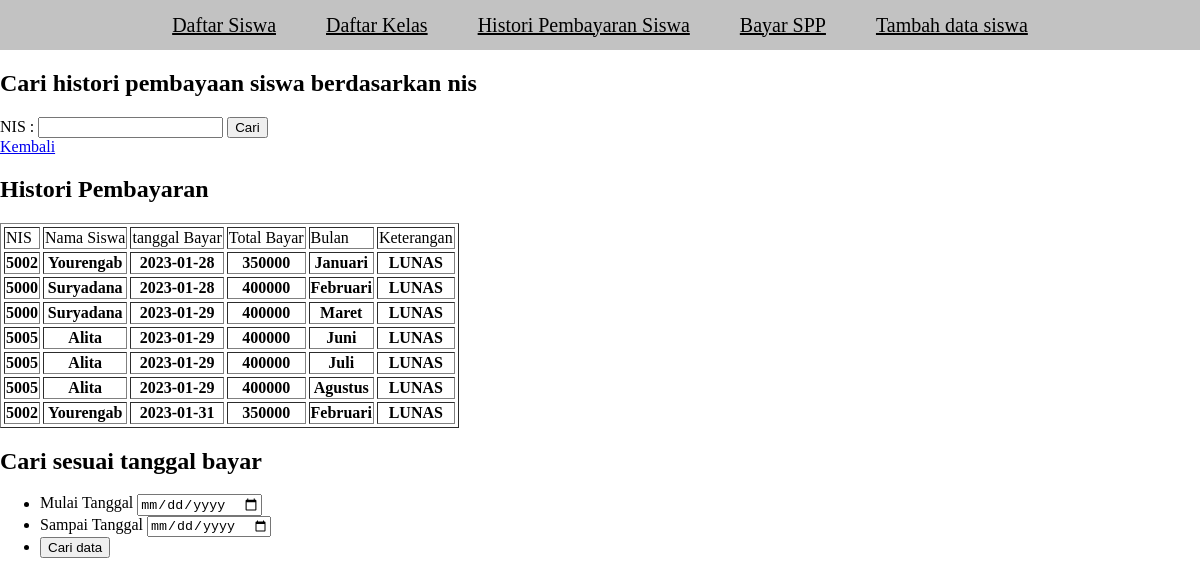
The page /histori.php on the database its author committed.
### tables this page shows
CREATE TABLE `tb_spp` (
  `id_spp` int(4) NOT NULL,
  `nis` int(4) NOT NULL,
  `nama` varchar(50) NOT NULL,
  `kelas` varchar(4) NOT NULL,
  `tgl_bayar` date NOT NULL,
  `bulan` varchar(10) NOT NULL,
  `total_bayar` double NOT NULL,
  `keterangan` varchar(10) NOT NULL
);

### functions.php (called while the page is built, shortened)
<?php
$conn = mysqli_connect("localhost", 'root', "", 'db_spp');
function query($query)
{
    global $conn;
    $result = mysqli_query($conn, $query);
    $rows = [];
    while ($row = mysqli_fetch_assoc($result)) {
        $rows[] = $row;
    }
    return $rows;
}

### histori.php (the view, shortened to what this page needs)
<?php
require 'functions.php';
$dataSpp = query("SELECT * FROM tb_spp");
?>
<!DOCTYPE html>
<html lang="en">
<head>
</head>
<body>
<nav>
  <a href="index.php">Daftar Siswa</a>
  <a href="kelas.php">Daftar Kelas</a>
  <a href="histori.php">Histori Pembayaran Siswa</a>
  <a href="bayar.php">Bayar SPP</a>
  <a href="tambahsiswa.php">Tambah data siswa</a>
</nav>
    <h2>Cari histori pembayaan siswa berdasarkan nis</H2>
    <form method="post">
        <label for='nis'>NIS :</label>
        <input type='text' id='nis' name="keyword">
        <button type="submit" name="cariData">Cari</button>
    </form>
    <a href="index.php">Kembali</a>
<h2>Histori Pembayaran</h2>
<table border="1" cellspacing="3">
    <tr>
      <td>NIS</td>
      <td>Nama Siswa</td>
      <td>tanggal Bayar</td>
      <td>Total Bayar</td>
      <td>Bulan</td>
      <td>Keterangan</td>
    </tr>
  <?php foreach(  $dataSpp as $spp ) : ?>
    <tr>
      <th><?= $spp['nis']; ?></th>
      <th><?= $spp['nama']; ?></th>
      <th><?= $spp['tgl_bayar']; ?></th>
      <th><?= $spp['total_bayar']; ?></th>
      <th><?= $spp['bulan']; ?></th>
      <th><?= $spp['keterangan']; ?></th>
    </tr>
  <?php endforeach; ?>
</table>
<form method="post">
  <h2>Cari sesuai tanggal bayar</h2>
    <ul>
      <li>
        <label for='start'>Mulai Tanggal</label>
        <input type='date' id='start' name="start">
      </li>
      <li>
        <label for='end'>Sampai Tanggal</label>
        <input type='date' id='end' name="end">
      </li>
      <li>
       <button type="submit" name="cariTanggal">Cari data</button>
      </li>
    </ul>
  </form>
</body>
</html>

### histori.php (style rules this page uses)
body { padding: 0; margin: 0; }
nav { width: 100%; height: 50px; background-color: #9999; display: flex; justify-content: center; gap: 50px; align-items: center; }
nav a { text-decoration: underline; color: black; font-size: 20px; }

### rows shown on the page
tb_spp: nis "5002", nama "Yourengab", tgl_bayar "2023-01-28", total_bayar "350000", bulan "Januari", keterangan "LUNAS"
tb_spp: nis "5000", nama "Suryadana", tgl_bayar "2023-01-28", total_bayar "400000", bulan "Februari", keterangan "LUNAS"
tb_spp: nis "5000", nama "Suryadana", tgl_bayar "2023-01-29", total_bayar "400000", bulan "Maret", keterangan "LUNAS"
tb_spp: nis "5005", nama "Alita", tgl_bayar "2023-01-29", total_bayar "400000", bulan "Juni", keterangan "LUNAS"
tb_spp: nis "5005", nama "Alita", tgl_bayar "2023-01-29", total_bayar "400000", bulan "Juli", keterangan "LUNAS"
tb_spp: nis "5005", nama "Alita", tgl_bayar "2023-01-29", total_bayar "400000", bulan "Agustus", keterangan "LUNAS"
tb_spp: nis "5002", nama "Yourengab", tgl_bayar "2023-01-31", total_bayar "350000", bulan "Februari", keterangan "LUNAS"
